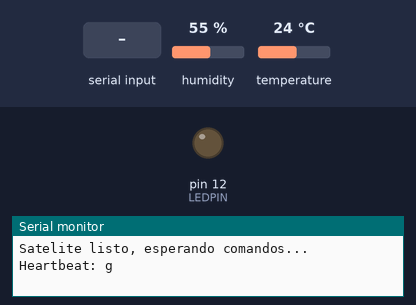
The sketch below on a simulated Arduino Uno, built with avr-gcc and run on an emulated ATmega328P. Parts: output pins drawn as LEDs (lit = HIGH), the last lines printed to the serial monitor. Dashed ring = blinking. Inputs (shaded band) come from the test bench; at power-on: humidity 55 %, temperature 24 °C.

Above: at 2.2 s.
2.3 s: "r\n" received over the second serial link
At 4.04 s:
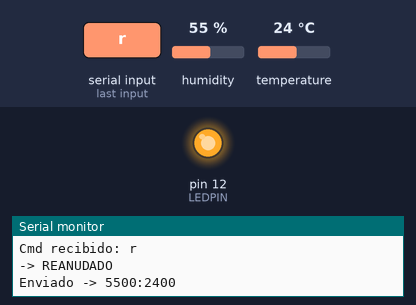
5.3 s: "p\n" received over the second serial link
At 5.9 s:
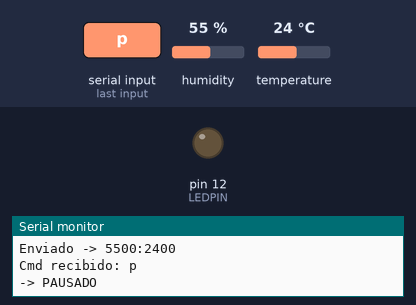
6.8 s: "i\n" received over the second serial link
At 9.2 s:
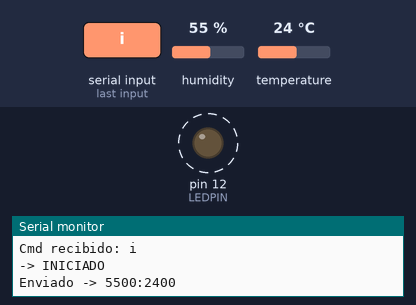
Timing chart, 0 to 15.6 s (numbered marks = the images above; inputs shaded):
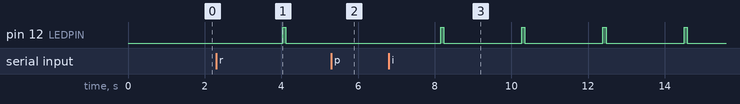

Measured:
- after the input at 2.3 s, pin 12 (LEDPIN): LOW → HIGH after 1.7 s, → LOW 0.08 s later
- after the input at 5.3 s, pin 12 (LEDPIN): stays LOW (without the input it goes to HIGH after 0.86 s)
- after the input at 6.8 s, pin 12 (LEDPIN): alternates HIGH for 0.08 s and LOW for 2.0 s, starting after 1.4 s

The sketch:

Satelite.ino
```cpp
#include <DHT.h>
#include <SoftwareSerial.h>

#define DHTPIN 2
#define DHTTYPE DHT11
DHT dht(DHTPIN, DHTTYPE);

SoftwareSerial satSerial(10, 11); // RX, TX
#define LEDPIN 12

bool sending = false;   // empieza sin enviar
unsigned long lastSend = 0;

void setup() {
  Serial.begin(9600);
  satSerial.begin(9600);
  dht.begin();
  pinMode(LEDPIN, OUTPUT);
  delay(1000);
  Serial.println("Satelite listo, esperando comandos...");
  satSerial.println("LISTO"); // mensaje inicial a Tierra/PC
}

void loop() {
  // Leer comandos
  if (satSerial.available()) {
    String cmd = satSerial.readStringUntil('\n');
    cmd.trim();
    cmd.toLowerCase();
    if (cmd.length() == 0) return;

    Serial.print("Cmd recibido: "); Serial.println(cmd);

    if (cmd == "p") {
      sending = false;
      Serial.println("-> PAUSADO");
      satSerial.println("ACK:P");
    } else if (cmd == "r") {
      sending = true;
      Serial.println("-> REANUDADO");
      satSerial.println("ACK:R");
    } else if (cmd == "i") {
      sending = true;
      Serial.println("-> INICIADO");
      satSerial.println("ACK:I");
    } else {
      satSerial.print("ACK:?"); satSerial.println(cmd);
    }
  }

  // Enviar datos o heartbeat cada 2 seg
  if (millis() - lastSend >= 2000) {
    if (sending) {
      float h = dht.readHumidity();
      float t = dht.readTemperature();

      if (isnan(h) || isnan(t)) {
        Serial.println("ERROR lectura DHT!");
        satSerial.println("e");  // error sensor
      } else {
        int hi = (int)round(h*100);
        int ti = (int)round(t*100);
        satSerial.print(hi); satSerial.print(':'); satSerial.println(ti); // datos
        Serial.print("Enviado -> "); Serial.print(hi); Serial.print(':'); Serial.println(ti);
        digitalWrite(LEDPIN, HIGH); delay(80); digitalWrite(LEDPIN, LOW);
      }
    } else {
      // Cuando sending == false, enviar heartbeat
      satSerial.println("g");
      Serial.println("Heartbeat: g");
    }
    lastSend = millis();
  }
}
```
